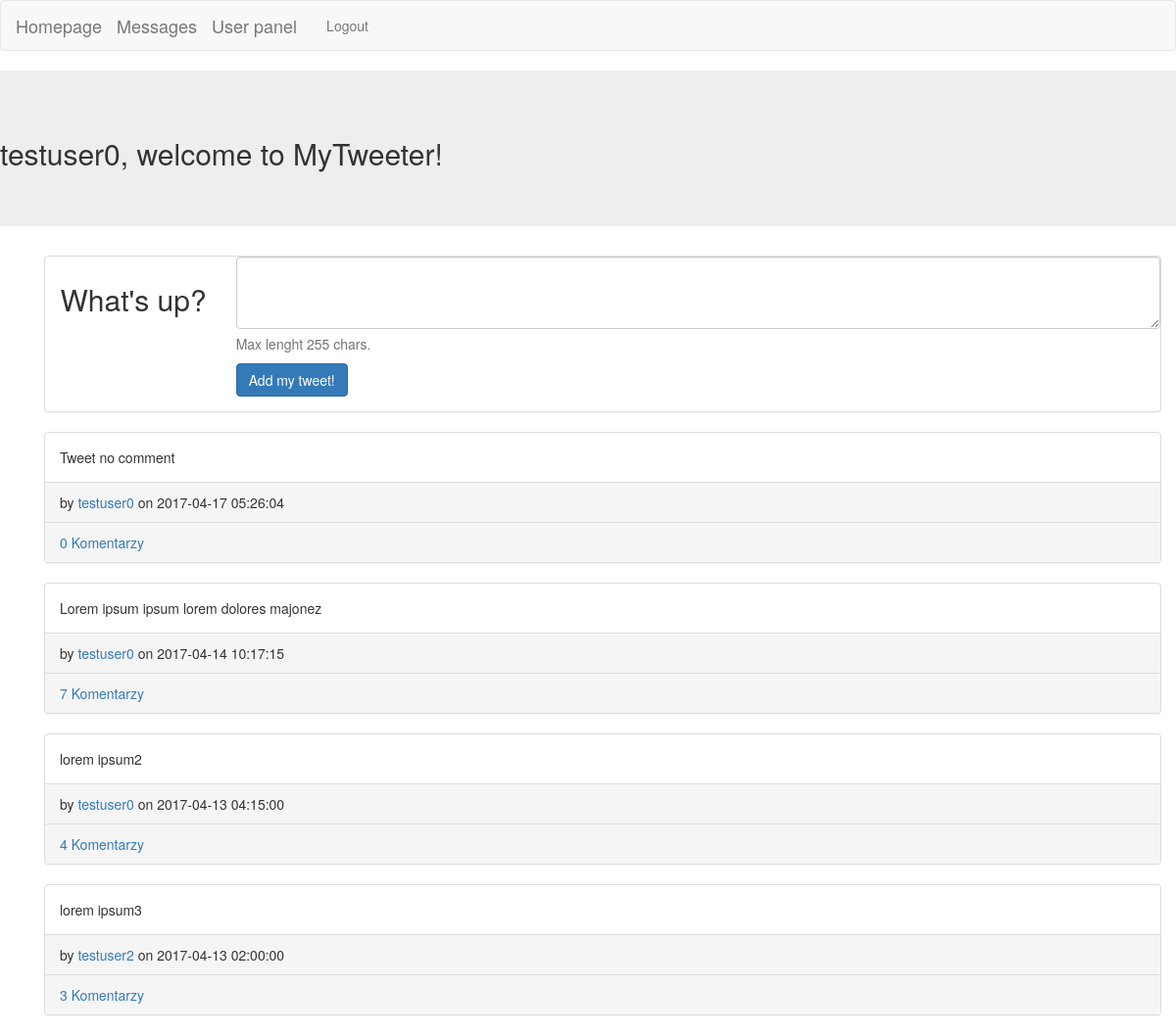
/index.php (signed in), run on an earlier commit of the app's database.
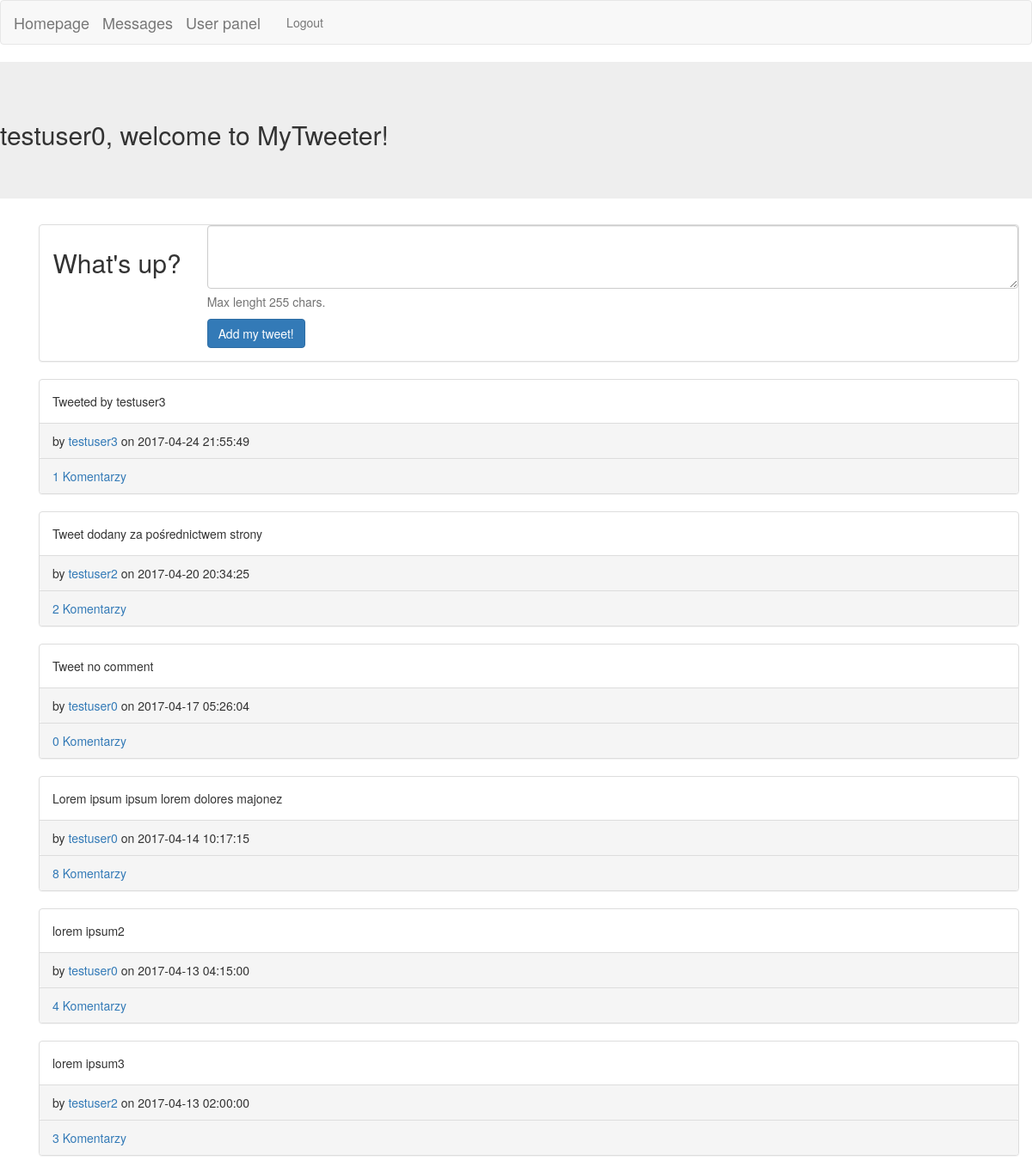
And on a later commit of the database.
### tables this page shows
CREATE TABLE `Tweets` (
  `id` int(11) NOT NULL,
  `userId` int(11) NOT NULL,
  `text` varchar(120) NOT NULL,
  `creationDate` datetime NOT NULL
);

CREATE TABLE `Users` (
  `id` int(11) NOT NULL,
  `email` varchar(255) NOT NULL,
  `username` varchar(255) NOT NULL,
  `hash_pass` varchar(60) NOT NULL
);

### src/User.php (called while the page is built, shortened)
<?php
class User
{
    private $username;
    public function __construct() {
        $this->username = '';
    }
    public function getUsername() {
        return $this->username;
    }
    public function setUsername($username) {
        $this->username = $username;
    }
    static public function loadUserById(PDO $conn, $id) {
        $stmt = $conn->prepare('SELECT * FROM Users WHERE id=:id');
        $result = $stmt->execute(['id' => $id]);
        if ($result === true && $stmt->rowCount() == 1) {
            $row = $stmt->fetch(PDO::FETCH_ASSOC);
            $loadedUser = new User();
            $loadedUser->id = $row['id'];
            $loadedUser->setUsername($row['username']);
            $loadedUser->setHashPass($row['hash_pass']);
            $loadedUser->setEmail($row['email']);
            return $loadedUser;
        }
    }
}

### src/Tweet.php (called while the page is built, shortened)
<?php
class Tweet {
    private $id;
    private $userId;
    private $text;
    private $creationdate;
    public function __construct($id = 0) {
        if ($id != 0) {
            $this->id = $id;
        }
        else {
            $this->id = -1;
        }
        $this->userId = null;
        $this->text = null;
        $this->creationdate = null;
    }
    public function setUserId($userId) {
        $this->userId = $userId;
    }
    public function setText($text) {
        $this->text = $text;
    }
    public function setCreationdate($creationdate) {
        $this->creationdate = $creationdate;
    }
    public function getId() {
        return $this->id;
    }
    public function getUserId() {
        return $this->userId;
    }
    public function getText() {
        return $this->text;
    }
    public function getCreationdate() {
        return $this->creationdate;
    }
    static public function loadAllTweets(PDO $conn) {
        $result = $conn->query('SELECT * FROM `Tweets` ORDER BY creationDate DESC');
        $array = [];
        if ($result != false && $result->rowCount() > 0) {
            $allTweets = $result->fetchAll();
            foreach ($allTweets as $row) {
                $loadedTweet = new Tweet($row['id']);
                $loadedTweet->setText($row['text']);
                $loadedTweet->setCreationdate($row['creationDate']);
                $loadedTweet->setUserId($row['userId']);
                $array[] = $loadedTweet;
            }
            return $array;
        }
        else {
            return false;
        }
    }
}

### src/Comment.php (called while the page is built, shortened)
<?php
class Comment {
    static public function countCommentsForAllPosts(PDO $conn) {
        $counted = $conn->query('SELECT Tweets.id, COUNT(Comments.tweetId) AS comment_counter FROM Tweets LEFT JOIN Comments ON Tweets.id = Comments.tweetId GROUP BY Tweets.id');
        $result = $counted->fetchAll(PDO::FETCH_KEY_PAIR);
        return $result;
    }
}

### homepage.php (the view, shortened to what this page needs)
<?php
require_once __DIR__ . '/src/Tweet.php';
require_once __DIR__ . '/src/User.php';
require_once __DIR__ . '/src/Comment.php';
require_once __DIR__ . '/connection.php';
$username = User::loadUserById($conn, $_SESSION['userId']);
$username = $username->getUsername();
?>
<div class="jumbotron">
    <h2><?php echo $username ?>, welcome to MyTweeter!</h2>
</div>
<div class="container">
    <div class="container">
        <?php
        $commentCounter = Comment::countCommentsForAllPosts($conn);
        $alltweets = Tweet::loadAllTweets($conn);
        ?>
            <div class="panel panel-default">
                <form class="form-horizontal" action="addTweet.php" method="POST">
                    <fieldset>
                        <div class="form-group">
                            <label for="tweetText" class="col-lg-2 control-label"><h2>What's up?</h2></label>
                            <div class="col-lg-10">
                                <textarea class="form-control" rows="3" name="tweetText" id="tweetText" maxlength="255"></textarea>
                                <span class="help-block">Max lenght 255 chars.</span>
                                <button type="submit" class="btn btn-primary">Add my tweet!</button>
                            </div>
                        </div>
                    </fieldset>
                </form>
            </div>
        <?php
        foreach ($alltweets as $tweet) {
            $userId = $tweet->getUserId();
            $user = User::loadUserById($conn, $userId);
            $username = $user->getUsername();
            echo '<div class="panel panel-default"><div class="panel-body">';
            echo $tweet->getText();
            echo '</div><div class="panel-footer"> by <a href="user.php?userId='.$userId.'">'.$username.'</a> on '.$tweet->getCreationdate().'</div>';
            echo '<div class="panel-footer"><a href="tweet.php?tweetId='.$tweet->getId().'">'.$commentCounter[$tweet->getId()].' Komentarzy</a></div></div>';
        }
        ?>
    </div>
</div>

What changed in the data, as far as the page shows it:
added tweets: text "Tweeted by testuser3", userId.username "testuser3", creationDate "2017-04-24 21:55:49", id "1"
added tweets: text "Tweet dodany za pośrednictwem strony", userId.username "testuser2", creationDate "2017-04-20 20:34:25", id "2"
computed for tweets "Lorem ipsum ipsum lorem dolores majonez": id "7" → "8"
